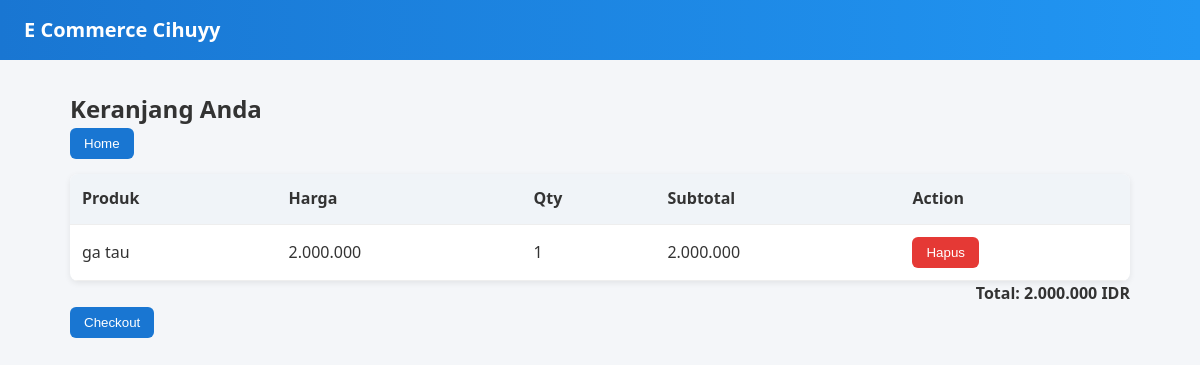
Page /cart.php (signed in) on the committed database.
### tables this page shows
CREATE TABLE `carts` (
  `id_cart` int(11) NOT NULL,
  `id_user` int(11) NOT NULL,
  `id_product` int(11) NOT NULL,
  `quantity` int(11) NOT NULL DEFAULT 1
);

CREATE TABLE `products` (
  `id_product` int(11) NOT NULL,
  `name` varchar(200) NOT NULL,
  `price` decimal(10,2) NOT NULL,
  `description` text DEFAULT NULL,
  `image_url` varchar(255) DEFAULT NULL
);

### cart.php (the view, shortened to what this page needs)
<?php
require 'db_connect.php';
$uid = $_SESSION['user_id'];
$stmt = $pdo->prepare("SELECT c.quantity, p.* FROM carts c JOIN products p ON c.id_product=p.id_product WHERE c.id_user=?");
$stmt->execute([$uid]);
$items = $stmt->fetchAll(PDO::FETCH_ASSOC);
$total = 0;
foreach($items as $it) $total += $it['price'] * $it['quantity'];
?>
<!doctype html>
<html>
<head>
  <link rel="stylesheet" href="css/style.css">
</head>
<body>
<div class="header"><div>E Commerce Cihuyy</div></div>
<div class="container">
  <h2>Keranjang Anda</h2>
   <form action="index.php" method="post">
      <button type="submit" name="confirm" value="1" class="btn-primary">Home</button>
    </form>
  <?php if(empty($items)): ?>
    <div class="card">Keranjang kosong. <a href="index.php">Belanja sekarang</a></div>
  <?php else: ?>
    <table class="table">
      <tr><th>Produk</th><th>Harga</th><th>Qty</th><th>Subtotal</th><th>Action</th></tr>
      <?php foreach($items as $it): ?>
      <tr>
        <td><?=htmlspecialchars($it['name'])?></td>
        <td><?=number_format($it['price'],0,',','.')?></td>
        <td><?= $it['quantity'] ?></td>
        <td><?=number_format($it['price']*$it['quantity'],0,',','.')?></td>
          <td>
            <form action="cart.php" method="post" style="display:inline">
              <button type="submit" class="btn-danger" onclick="return confirm('Hapus produk dari keranjang?')">Hapus</button>
            </form>
          </td>
      </tr>
      <?php endforeach; ?>
    </table>
    <p style="text-align:right;font-weight:bold">Total: <?=number_format($total,0,',','.')?> IDR</p>
    <form action="checkout.php" method="post">
      <button type="submit" name="confirm" value="1" class="btn-primary">Checkout</button>
    </form>
  <?php endif; ?>
</div>
</body>
</html>

### css/style.css (style rules this page uses)
* { margin: 0; padding: 0; box-sizing: border-box; }
body { font-family: "Segoe UI", Tahoma, sans-serif; background: #f4f6f9; color: #333; line-height: 1.6; }
.header { background: linear-gradient(90deg, #1976d2, #2196f3); color: #fff; padding: 14px 24px; display: flex; justify-content: space-between; align-items: center; }
.header div:first-child { font-size: 20px; font-weight: bold; }
.container { max-width: 1100px; margin: 30px auto; padding: 0 20px; }
Buttons button, .btn-primary { display: inline-block; background: #1976d2; color: #fff; border: none; padding: 8px 14px; border-radius: 6px; cursor: pointer; transition: background .2s; }
.btn-danger { background: #e53935; color: #fff; border: none; padding: 8px 14px; border-radius: 6px; cursor: pointer; transition: background .2s; }
.table { width: 100%; border-collapse: collapse; margin-top: 15px; background: #fff; border-radius: 8px; overflow: hidden; box-shadow: 0 2px 6px rgba(0,0,0,0.08); }
.table th, .table td { padding: 12px; border-bottom: 1px solid #eee; text-align: left; }
.table th { background: #f0f4f8; font-weight: 600; }

### rows in the picture
carts: id_product.name "ga tau", id_product.price "2.000.000", quantity "1", $it['price']*$it['quantity'] "2.000.000"

### other values in the picture
$total "2.000.000"
